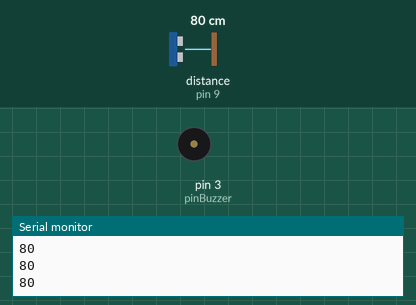
The sketch below on a simulated Arduino Uno, built with avr-gcc and run on an emulated ATmega328P. Shown: buzzer (waves = sounding), the last lines printed to the serial monitor. Wiring (inferred from the names in the program): ultrasonic range finder: trigger pin 10; echo pin 9. Inputs (shaded band) come from the test bench; at power-on: distance to the obstacle (sensor on pin 9) 80 cm. The echo pulse lasts 58.3 µs per cm.

Above: at 1.2 s.
1.3 s: distance to the obstacle (sensor on pin 9) set to 23 cm
2.8 s: distance to the obstacle (sensor on pin 9) set to 19 cm
At 3.5 s:
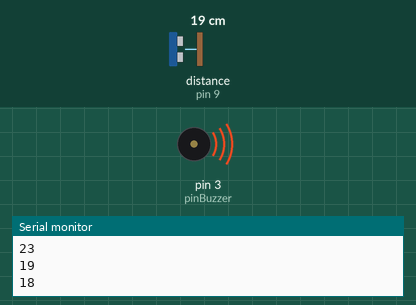
Timing chart, 0 to 5.8 s (numbered marks = the images above; inputs shaded):
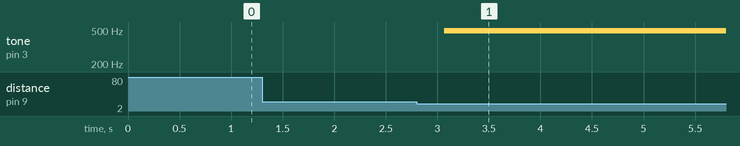

Measured:
- the behaviour switches between 21 and 20 cm on distance to the obstacle (sensor on pin 9) (found by bisection; images 0 and 1)
- after the input at 2.8 s, tone on pin 3 (pinBuzzer): silent → 490 Hz after 0.27 s

The sketch:

sketch_apr20a.ino
```cpp
int TRIG = 10;
int ECO = 9;
int pinBuzzer = 3;
int DURACION;
int DISTANCIA;

void setup(){
  pinMode(TRIG, OUTPUT);
  pinMode(ECO, INPUT);
  pinMode(pinBuzzer, OUTPUT);
  Serial.begin(9600); //activa el cami de dades des de larduino a lordinador
}

void loop(){
  digitalWrite(TRIG, HIGH);
  delay(1);
  digitalWrite(TRIG, LOW);
  DURACION = pulseIn(ECO, HIGH); //pulseIn espera rebre un valor per un pin. En aquest cas es el pin ECO i espera rebre un valor ALT.
  DISTANCIA = DURACION/58.2;
  Serial.println(DISTANCIA); //fa que a la pantalla es printi una linia amb un valor concret.
  delay(200);
  if(DISTANCIA <= 20 && DISTANCIA >= 0){
    analogWrite(pinBuzzer, 460);
    delay(DISTANCIA * 10);
    digitalWrite(pinBuzzer, 0);
  }
}
```
